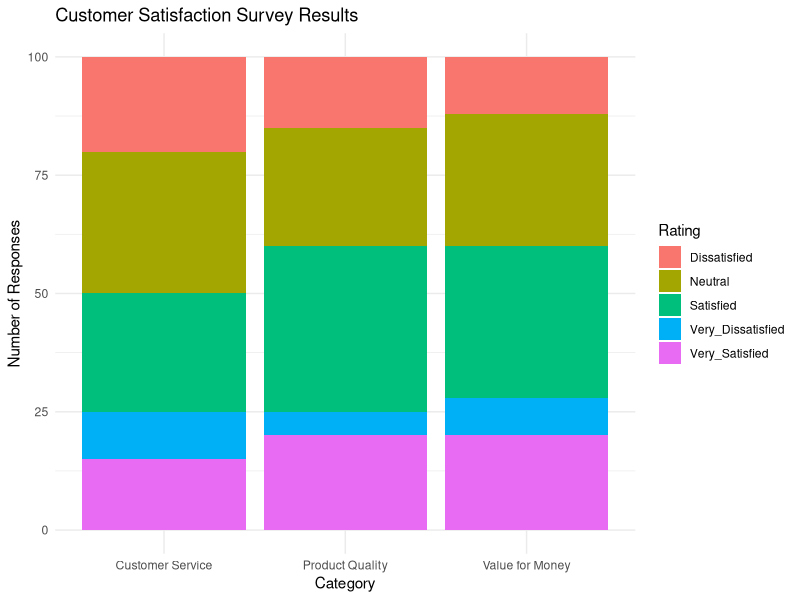

Here is the R script that generated this plot:
library(ggplot2)
library(tidyr)

# Create dataset
category <- c("Product Quality", "Customer Service", "Value for Money")

very_dissatisfied <- c(5,10,8)
dissatisfied <- c(15,20,12)
neutral <- c(25,30,28)
satisfied <- c(35,25,32)
very_satisfied <- c(20,15,20)

survey_data <- data.frame(Category=category,
                          Very_Dissatisfied=very_dissatisfied,
                          Dissatisfied=dissatisfied,
                          Neutral=neutral,
                          Satisfied=satisfied,
                          Very_Satisfied=very_satisfied)

# Convert to long format
survey_long <- pivot_longer(survey_data,
                            cols = -Category,
                            names_to = "Rating",
                            values_to = "Count")

# Stacked Bar Plot
ggplot(survey_long, aes(x=Category, y=Count, fill=Rating)) +
  geom_bar(stat="identity") +
  labs(title="Customer Satisfaction Survey Results",
       x="Category",
       y="Number of Responses") +
  theme_minimal()
